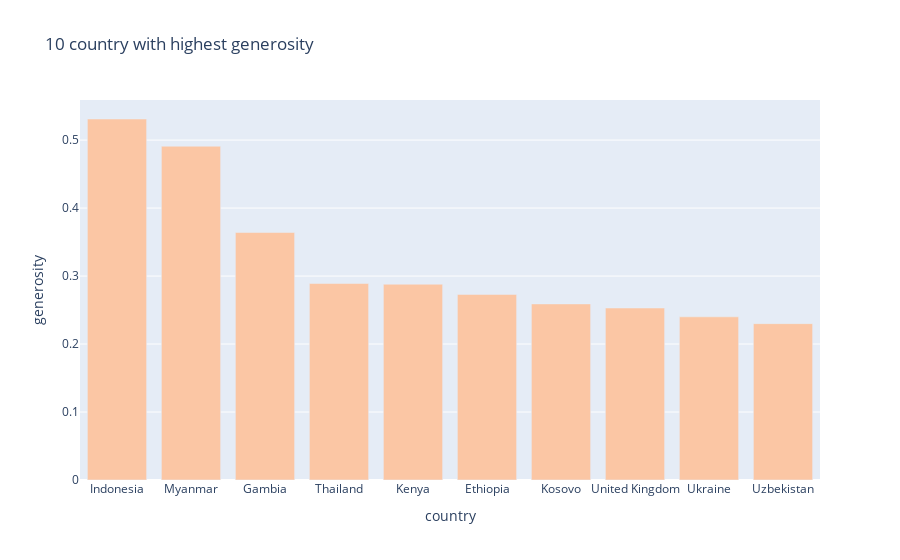

Notebook source saved alongside this figure:
### Code cell
df_happiness = px.data.gapminder()
fig5 = px.bar(df5_top10, x='country', y='generosity', labels={'y':'generosity'},
             hover_data=['country'],
             title='10 country with highest generosity', color_discrete_sequence=['#FBC6A4'])
fig5

### Figure 1 — Plotly figure (JSON) as saved in the notebook; plotly's stock layout.template omitted (floating-point values rounded to 4 significant figures)
{"data": [{"alignmentgroup": "True", "hovertemplate": "country=%{x}<br>generosity=%{y}<extra></extra>", "legendgroup": "", "marker": {"color": "#FBC6A4", "pattern": {"shape": ""}}, "name": "", "offsetgroup": "", "orientation": "v", "showlegend": false, "textposition": "auto", "type": "bar", "x": ["Indonesia", "Myanmar", "Gambia", "Thailand", "Kenya", "Ethiopia", "Kosovo", "United Kingdom", "Ukraine", "Uzbekistan"], "xaxis": "x", "y": [0.531, 0.491, 0.364, 0.289, 0.288, 0.273, 0.259, 0.253, 0.24, 0.23], "yaxis": "y"}], "layout": {"barmode": "relative", "legend": {"tracegroupgap": 0}, "title": {"text": "10 country with highest generosity"}, "xaxis": {"anchor": "y", "domain": [0, 1], "title": {"text": "country"}}, "yaxis": {"anchor": "x", "domain": [0, 1], "title": {"text": "generosity"}}}}
